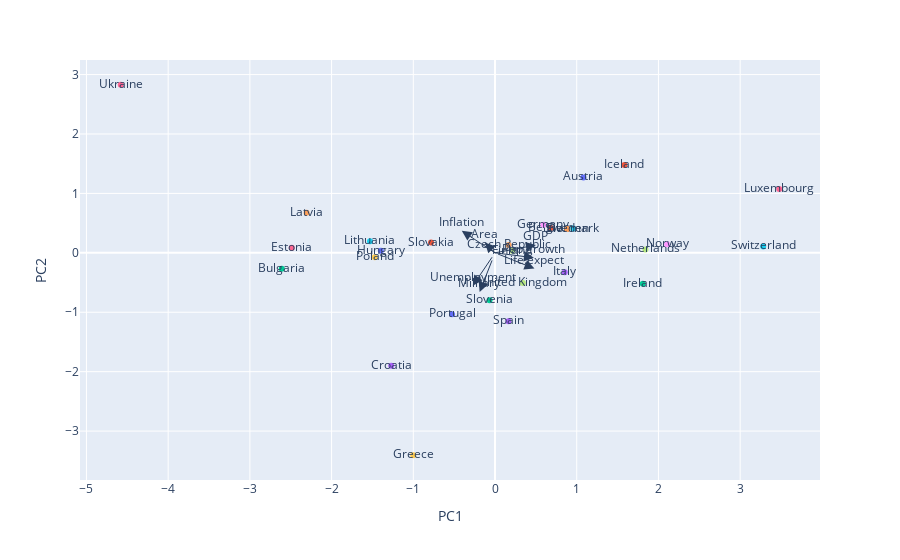

Notebook code for this chart:
### Markdown cell above
## Biplot
Se gráfica PC2 vs PC1.

### Code cell
components= np.column_stack((PC1,PC2))

#Gráfico PC1 y PC2, indico que pais es cada punto.
fig = px.scatter(components, x=0, y=1, color=df['Country'], text=df['Country']) #

for i, feature in enumerate(features):
    fig.add_annotation(
        
        axref="x", ayref="y",
        ax=0, ay=0,
        x=loadings_PC1[i],
        y=loadings_PC2[i],
        showarrow=True,
        arrowsize=2,
        arrowhead=2,
        xanchor="center",
        yanchor="top"
    )
    fig.add_annotation(
        x=loadings_PC1[i],
        y=loadings_PC2[i],
        ax=0, ay=0,
        xanchor="center",
        yanchor="bottom",
        text=feature,
        yshift=-1,
    )
# fig.update_xaxes(range=[-5, 5])
# fig.update_yaxes(range=[-5, 5])  
#fig.update_layout(width=1280, height= 1280)
fig.update_layout(showlegend=False,
                     xaxis_title="PC1",
    yaxis_title="PC2",)

fig.show()

### Figure 1 — Plotly figure (JSON) as saved in the notebook; plotly's stock layout.template omitted (floating-point values rounded to 4 significant figures)
{"data": [{"hovertemplate": "color=Austria<br>0=%{x}<br>1=%{y}<br>text=%{text}<extra></extra>", "legendgroup": "Austria", "marker": {"color": "#636efa", "symbol": "circle"}, "mode": "markers+text", "name": "Austria", "orientation": "v", "showlegend": true, "text": ["Austria"], "type": "scatter", "x": [1.082], "xaxis": "x", "y": [1.27], "yaxis": "y"}, {"hovertemplate": "color=Belgium<br>0=%{x}<br>1=%{y}<br>text=%{text}<extra></extra>", "legendgroup": "Belgium", "marker": {"color": "#EF553B", "symbol": "circle"}, "mode": "markers+text", "name": "Belgium", "orientation": "v", "showlegend": true, "text": ["Belgium"], "type": "scatter", "x": [0.6811], "xaxis": "x", "y": [0.416], "yaxis": "y"}, {"hovertemplate": "color=Bulgaria<br>0=%{x}<br>1=%{y}<br>text=%{text}<extra></extra>", "legendgroup": "Bulgaria", "marker": {"color": "#00cc96", "symbol": "circle"}, "mode": "markers+text", "name": "Bulgaria", "orientation": "v", "showlegend": true, "text": ["Bulgaria"], "type": "scatter", "x": [-2.61], "xaxis": "x", "y": [-0.2696], "yaxis": "y"}, {"hovertemplate": "color=Croatia<br>0=%{x}<br>1=%{y}<br>text=%{text}<extra></extra>", "legendgroup": "Croatia", "marker": {"color": "#ab63fa", "symbol": "circle"}, "mode": "markers+text", "name": "Croatia", "orientation": "v", "showlegend": true, "text": ["Croatia"], "type": "scatter", "x": [-1.27], "xaxis": "x", "y": [-1.901], "yaxis": "y"}, {"hovertemplate": "color=Czech Republic<br>0=%{x}<br>1=%{y}<br>text=%{text}<extra></extra>", "legendgroup": "Czech Republic", "marker": {"color": "#FFA15A", "symbol": "circle"}, "mode": "markers+text", "name": "Czech Republic", "orientation": "v", "showlegend": true, "text": ["Czech Republic"], "type": "scatter", "x": [0.1672], "xaxis": "x", "y": [0.1319], "yaxis": "y"}, {"hovertemplate": "color=Denmark<br>0=%{x}<br>1=%{y}<br>text=%{text}<extra></extra>", "legendgroup": "Denmark", "marker": {"color": "#19d3f3", "symbol": "circle"}, "mode": "markers+text", "name": "Denmark", "orientation": "v", "showlegend": true, "text": ["Denmark"], "type": "scatter", "x": [0.9552], "xaxis": "x", "y": [0.4096], "yaxis": "y"}, {"hovertemplate": "color=Estonia<br>0=%{x}<br>1=%{y}<br>text=%{text}<extra></extra>", "legendgroup": "Estonia", "marker": {"color": "#FF6692", "symbol": "circle"}, "mode": "markers+text", "name": "Estonia", "orientation": "v", "showlegend": true, "text": ["Estonia"], "type": "scatter", "x": [-2.488], "xaxis": "x", "y": [0.08578], "yaxis": "y"}, {"hovertemplate": "color=Finland<br>0=%{x}<br>1=%{y}<br>text=%{text}<extra></extra>", "legendgroup": "Finland", "marker": {"color": "#B6E880", "symbol": "circle"}, "mode": "markers+text", "name": "Finland", "orientation": "v", "showlegend": true, "text": ["Finland"], "type": "scatter", "x": [0.2106], "xaxis": "x", "y": [0.03372], "yaxis": "y"}, {"hovertemplate": "color=Germany<br>0=%{x}<br>1=%{y}<br>text=%{text}<extra></extra>", "legendgroup": "Germany", "marker": {"color": "#FF97FF", "symbol": "circle"}, "mode": "markers+text", "name": "Germany", "orientation": "v", "showlegend": true, "text": ["Germany"], "type": "scatter", "x": [0.5924], "xaxis": "x", "y": [0.4718], "yaxis": "y"}, {"hovertemplate": "color=Greece<br>0=%{x}<br>1=%{y}<br>text=%{text}<extra></extra>", "legendgroup": "Greece", "marker": {"color": "#FECB52", "symbol": "circle"}, "mode": "markers+text", "name": "Greece", "orientation": "v", "showlegend": true, "text": ["Greece"], "type": "scatter", "x": [-1.0], "xaxis": "x", "y": [-3.407], "yaxis": "y"}, {"hovertemplate": "color=Hungary<br>0=%{x}<br>1=%{y}<br>text=%{text}<extra></extra>", "legendgroup": "Hungary", "marker": {"color": "#636efa", "symbol": "circle"}, "mode": "markers+text", "name": "Hungary", "orientation": "v", "showlegend": true, "text": ["Hungary"], "type": "scatter", "x": [-1.397], "xaxis": "x", "y": [0.03423], "yaxis": "y"}, {"hovertemplate": "color=Iceland<br>0=%{x}<br>1=%{y}<br>text=%{text}<extra></extra>", "legendgroup": "Iceland", "marker": {"color": "#EF553B", "symbol": "circle"}, "mode": "markers+text", "name": "Iceland", "orientation": "v", "showlegend": true, "text": ["Iceland"], "type": "scatter", "x": [1.584], "xaxis": "x", "y": [1.477], "yaxis": "y"}, {"hovertemplate": "color=Ireland<br>0=%{x}<br>1=%{y}<br>text=%{text}<extra></extra>", "legendgroup": "Ireland", "marker": {"color": "#00cc96", "symbol": "circle"}, "mode": "markers+text", "name": "Ireland", "orientation": "v", "showlegend": true, "text": ["Ireland"], "type": "scatter", "x": [1.809], "xaxis": "x", "y": [-0.5218], "yaxis": "y"}, {"hovertemplate": "color=Italy<br>0=%{x}<br>1=%{y}<br>text=%{text}<extra></extra>", "legendgroup": "Italy", "marker": {"color": "#ab63fa", "symbol": "circle"}, "mode": "markers+text", "name": "Italy", "orientation": "v", "showlegend": true, "text": ["Italy"], "type": "scatter", "x": [0.8532], "xaxis": "x", "y": [-0.3278], "yaxis": "y"}, {"hovertemplate": "color=Latvia<br>0=%{x}<br>1=%{y}<br>text=%{text}<extra></extra>", "legendgroup": "Latvia", "marker": {"color": "#FFA15A", "symbol": "circle"}, "mode": "markers+text", "name": "Latvia", "orientation": "v", "showlegend": true, "text": ["Latvia"], "type": "scatter", "x": [-2.306], "xaxis": "x", "y": [0.6753], "yaxis": "y"}, {"hovertemplate": "color=Lithuania<br>0=%{x}<br>1=%{y}<br>text=%{text}<extra></extra>", "legendgroup": "Lithuania", "marker": {"color": "#19d3f3", "symbol": "circle"}, "mode": "markers+text", "name": "Lithuania", "orientation": "v", "showlegend": true, "text": ["Lithuania"], "type": "scatter", "x": [-1.53], "xaxis": "x", "y": [0.195], "yaxis": "y"}, {"hovertemplate": "color=Luxembourg<br>0=%{x}<br>1=%{y}<br>text=%{text}<extra></extra>", "legendgroup": "Luxembourg", "marker": {"color": "#FF6692", "symbol": "circle"}, "mode": "markers+text", "name": "Luxembourg", "orientation": "v", "showlegend": true, "text": ["Luxembourg"], "type": "scatter", "x": [3.478], "xaxis": "x", "y": [1.076], "yaxis": "y"}, {"hovertemplate": "color=Netherlands<br>0=%{x}<br>1=%{y}<br>text=%{text}<extra></extra>", "legendgroup": "Netherlands", "marker": {"color": "#B6E880", "symbol": "circle"}, "mode": "markers+text", "name": "Netherlands", "orientation": "v", "showlegend": true, "text": ["Netherlands"], "type": "scatter", "x": [1.84], "xaxis": "x", "y": [0.05723], "yaxis": "y"}, {"hovertemplate": "color=Norway<br>0=%{x}<br>1=%{y}<br>text=%{text}<extra></extra>", "legendgroup": "Norway", "marker": {"color": "#FF97FF", "symbol": "circle"}, "mode": "markers+text", "name": "Norway", "orientation": "v", "showlegend": true, "text": ["Norway"], "type": "scatter", "x": [2.107], "xaxis": "x", "y": [0.144], "yaxis": "y"}, {"hovertemplate": "color=Poland<br>0=%{x}<br>1=%{y}<br>text=%{text}<extra></extra>", "legendgroup": "Poland", "marker": {"color": "#FECB52", "symbol": "circle"}, "mode": "markers+text", "name": "Poland", "orientation": "v", "showlegend": true, "text": ["Poland"], "type": "scatter", "x": [-1.472], "xaxis": "x", "y": [-0.07299], "yaxis": "y"}, {"hovertemplate": "color=Portugal<br>0=%{x}<br>1=%{y}<br>text=%{text}<extra></extra>", "legendgroup": "Portugal", "marker": {"color": "#636efa", "symbol": "circle"}, "mode": "markers+text", "name": "Portugal", "orientation": "v", "showlegend": true, "text": ["Portugal"], "type": "scatter", "x": [-0.5265], "xaxis": "x", "y": [-1.035], "yaxis": "y"}, {"hovertemplate": "color=Slovakia<br>0=%{x}<br>1=%{y}<br>text=%{text}<extra></extra>", "legendgroup": "Slovakia", "marker": {"color": "#EF553B", "symbol": "circle"}, "mode": "markers+text", "name": "Slovakia", "orientation": "v", "showlegend": true, "text": ["Slovakia"], "type": "scatter", "x": [-0.783], "xaxis": "x", "y": [0.1723], "yaxis": "y"}, {"hovertemplate": "color=Slovenia<br>0=%{x}<br>1=%{y}<br>text=%{text}<extra></extra>", "legendgroup": "Slovenia", "marker": {"color": "#00cc96", "symbol": "circle"}, "mode": "markers+text", "name": "Slovenia", "orientation": "v", "showlegend": true, "text": ["Slovenia"], "type": "scatter", "x": [-0.06754], "xaxis": "x", "y": [-0.7977], "yaxis": "y"}, {"hovertemplate": "color=Spain<br>0=%{x}<br>1=%{y}<br>text=%{text}<extra></extra>", "legendgroup": "Spain", "marker": {"color": "#ab63fa", "symbol": "circle"}, "mode": "markers+text", "name": "Spain", "orientation": "v", "showlegend": true, "text": ["Spain"], "type": "scatter", "x": [0.1638], "xaxis": "x", "y": [-1.152], "yaxis": "y"}, {"hovertemplate": "color=Sweden<br>0=%{x}<br>1=%{y}<br>text=%{text}<extra></extra>", "legendgroup": "Sweden", "marker": {"color": "#FFA15A", "symbol": "circle"}, "mode": "markers+text", "name": "Sweden", "orientation": "v", "showlegend": true, "text": ["Sweden"], "type": "scatter", "x": [0.8851], "xaxis": "x", "y": [0.4029], "yaxis": "y"}, {"hovertemplate": "color=Switzerland<br>0=%{x}<br>1=%{y}<br>text=%{text}<extra></extra>", "legendgroup": "Switzerland", "marker": {"color": "#19d3f3", "symbol": "circle"}, "mode": "markers+text", "name": "Switzerland", "orientation": "v", "showlegend": true, "text": ["Switzerland"], "type": "scatter", "x": [3.282], "xaxis": "x", "y": [0.1082], "yaxis": "y"}, {"hovertemplate": "color=Ukraine<br>0=%{x}<br>1=%{y}<br>text=%{text}<extra></extra>", "legendgroup": "Ukraine", "marker": {"color": "#FF6692", "symbol": "circle"}, "mode": "markers+text", "name": "Ukraine", "orientation": "v", "showlegend": true, "text": ["Ukraine"], "type": "scatter", "x": [-4.58], "xaxis": "x", "y": [2.829], "yaxis": "y"}, {"hovertemplate": "color=United Kingdom<br>0=%{x}<br>1=%{y}<br>text=%{text}<extra></extra>", "legendgroup": "United Kingdom", "marker": {"color": "#B6E880", "symbol": "circle"}, "mode": "markers+text", "name": "United Kingdom", "orientation": "v", "showlegend": true, "text": ["United Kingdom"], "type": "scatter", "x": [0.3408], "xaxis": "x", "y": [-0.5057], "yaxis": "y"}], "layout": {"annotations": [{"arrowhead": 2, "arrowsize": 2, "ax": 0, "axref": "x", "ay": 0, "ayref": "y", "showarrow": true, "x": -0.1249, "xanchor": "center", "y": 0.1729, "yanchor": "top"}, {"ax": 0, "ay": 0, "text": "Area", "x": -0.1249, "xanchor": "center", "y": 0.1729, "yanchor": "bottom", "yshift": -1}, {"arrowhead": 2, "arrowsize": 2, "ax": 0, "axref": "x", "ay": 0, "ayref": "y", "showarrow": true, "x": 0.5005, "xanchor": "center", "y": 0.1301, "yanchor": "top"}, {"ax": 0, "ay": 0, "text": "GDP", "x": 0.5005, "xanchor": "center", "y": 0.1301, "yanchor": "bottom", "yshift": -1}, {"arrowhead": 2, "arrowsize": 2, "ax": 0, "axref": "x", "ay": 0, "ayref": "y", "showarrow": true, "x": -0.4065, "xanchor": "center", "y": 0.3697, "yanchor": "top"}, {"ax": 0, "ay": 0, "text": "Inflation", "x": -0.4065, "xanchor": "center", "y": 0.3697, "yanchor": "bottom", "yshift": -1}, {"arrowhead": 2, "arrowsize": 2, "ax": 0, "axref": "x", "ay": 0, "ayref": "y", "showarrow": true, "x": 0.4829, "xanchor": "center", "y": -0.2652, "yanchor": "top"}, {"ax": 0, "ay": 0, "text": "Life.expect", "x": 0.4829, "xanchor": "center", "y": -0.2652, "yanchor": "bottom", "yshift": -1}, {"arrowhead": 2, "arrowsize": 2, "ax": 0, "axref": "x", "ay": 0, "ayref": "y", "showarrow": true, "x": -0.1881, "xanchor": "center", "y": -0.6583, "yanchor": "top"}, {"ax": 0, "ay": 0, "text": "Military", "x": -0.1881, "xanchor": "center", "y": -0.6583, "yanchor": "bottom", "yshift": -1}, {"arrowhead": 2, "arrowsize": 2, "ax": 0, "axref": "x", "ay": 0, "ayref": "y", "showarrow": true, "x": 0.4757, "xanchor": "center", "y": -0.08262, "yanchor": "top"}, {"ax": 0, "ay": 0, "text": "Pop.growth", "x": 0.4757, "xanchor": "center", "y": -0.08262, "yanchor": "bottom", "yshift": -1}, {"arrowhead": 2, "arrowsize": 2, "ax": 0, "axref": "x", "ay": 0, "ayref": "y", "showarrow": true, "x": -0.2717, "xanchor": "center", "y": -0.5532, "yanchor": "top"}, {"ax": 0, "ay": 0, "text": "Unemployment", "x": -0.2717, "xanchor": "center", "y": -0.5532, "yanchor": "bottom", "yshift": -1}], "autosize": true, "legend": {"title": {"text": "color"}, "tracegroupgap": 0}, "margin": {"t": 60}, "showlegend": false, "xaxis": {"anchor": "y", "autorange": true, "domain": [0, 1], "range": [-5.064, 3.962], "showspikes": false, "title": {"text": "PC1"}, "type": "linear"}, "yaxis": {"anchor": "x", "autorange": true, "domain": [0, 1], "range": [-3.89, 3.312], "showspikes": false, "title": {"text": "PC2"}, "type": "linear"}}}
